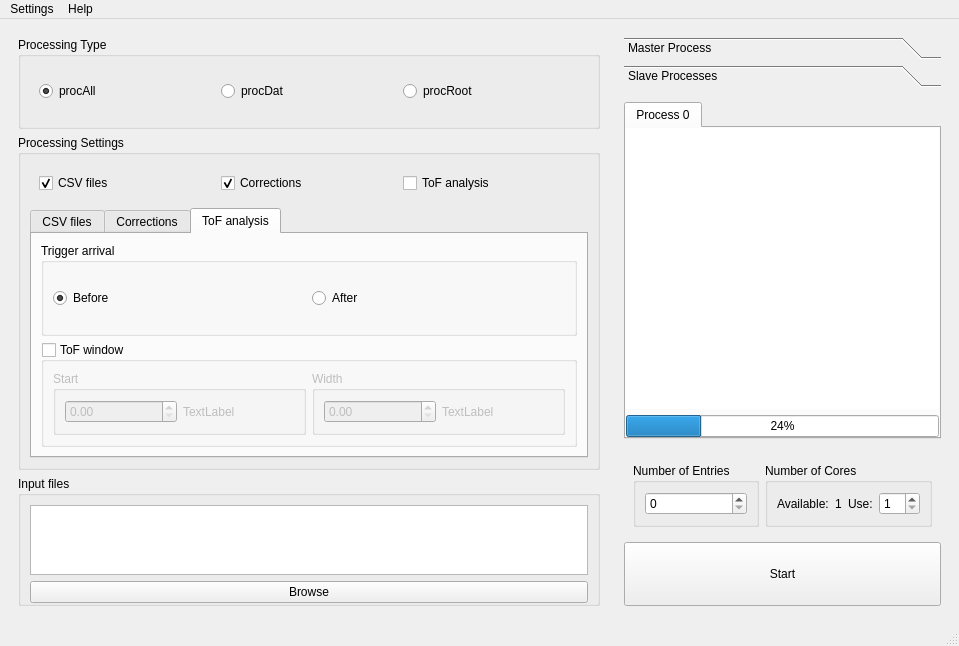
<?xml version="1.0" encoding="UTF-8"?>
<ui version="4.0">
 <class>MainWindow</class>
 <widget class="QMainWindow" name="MainWindow">
  <property name="geometry">
   <rect>
    <x>0</x>
    <y>0</y>
    <width>959</width>
    <height>646</height>
   </rect>
  </property>
  <property name="windowTitle">
   <string>Reducer</string>
  </property>
  <widget class="QWidget" name="centralwidget">
   <layout class="QHBoxLayout" name="horizontalLayout" stretch="2,1">
    <item>
     <widget class="QWidget" name="widget_2" native="true">
      <layout class="QVBoxLayout" name="verticalLayout_2" stretch="1,2,1">
       <item>
        <widget class="QGroupBox" name="proc_types">
         <property name="title">
          <string>Processing Type</string>
         </property>
         <layout class="QHBoxLayout" name="horizontalLayout_5">
          <item>
           <widget class="QWidget" name="widget_3" native="true">
            <layout class="QHBoxLayout" name="horizontalLayout_20">
             <item>
              <widget class="QRadioButton" name="procAll">
               <property name="toolTip">
                <string extracomment="test"/>
               </property>
               <property name="text">
                <string>procAll</string>
               </property>
               <property name="checked">
                <bool>true</bool>
               </property>
              </widget>
             </item>
             <item>
              <widget class="QRadioButton" name="procDat">
               <property name="text">
                <string>procDat</string>
               </property>
              </widget>
             </item>
             <item>
              <widget class="QRadioButton" name="procRoot">
               <property name="text">
                <string>procRoot</string>
               </property>
              </widget>
             </item>
            </layout>
           </widget>
          </item>
         </layout>
        </widget>
       </item>
       <item>
        <widget class="QGroupBox" name="settings_types">
         <property name="title">
          <string>Processing Settings</string>
         </property>
         <layout class="QVBoxLayout" name="verticalLayout_15">
          <item>
           <widget class="QWidget" name="widget_4" native="true">
            <layout class="QHBoxLayout" name="horizontalLayout_16">
             <item>
              <widget class="QCheckBox" name="csv_box">
               <property name="text">
                <string>CSV files</string>
               </property>
               <property name="checked">
                <bool>true</bool>
               </property>
              </widget>
             </item>
             <item>
              <widget class="QCheckBox" name="corr_box">
               <property name="text">
                <string>Corrections</string>
               </property>
               <property name="checked">
                <bool>true</bool>
               </property>
              </widget>
             </item>
             <item>
              <widget class="QCheckBox" name="tof_box">
               <property name="text">
                <string>ToF analysis</string>
               </property>
              </widget>
             </item>
            </layout>
           </widget>
          </item>
          <item>
           <widget class="QTabWidget" name="setting_tabs">
            <property name="enabled">
             <bool>true</bool>
            </property>
            <property name="currentIndex">
             <number>2</number>
            </property>
            <widget class="QWidget" name="csv_tab">
             <property name="enabled">
              <bool>true</bool>
             </property>
             <attribute name="title">
              <string>CSV files</string>
             </attribute>
             <layout class="QHBoxLayout" name="horizontalLayout_8">
              <item>
               <widget class="QWidget" name="csv_control" native="true">
                <layout class="QHBoxLayout" name="horizontalLayout_9" stretch="1,1">
                 <property name="leftMargin">
                  <number>0</number>
                 </property>
                 <property name="topMargin">
                  <number>0</number>
                 </property>
                 <property name="rightMargin">
                  <number>0</number>
                 </property>
                 <property name="bottomMargin">
                  <number>0</number>
                 </property>
                 <item>
                  <widget class="QGroupBox" name="csv_variable_types">
                   <property name="title">
                    <string>Variables</string>
                   </property>
                   <layout class="QHBoxLayout" name="horizontalLayout_10">
                    <item>
                     <widget class="QGroupBox" name="csv_detector">
                      <property name="title">
                       <string>Detector</string>
                      </property>
                      <layout class="QVBoxLayout" name="verticalLayout_8">
                       <item>
                        <widget class="QCheckBox" name="csv_col_box">
                         <property name="text">
                          <string>Col</string>
                         </property>
                         <property name="checked">
                          <bool>true</bool>
                         </property>
                        </widget>
                       </item>
                       <item>
                        <widget class="QCheckBox" name="csv_row_box">
                         <property name="text">
                          <string>Row</string>
                         </property>
                         <property name="checked">
                          <bool>true</bool>
                         </property>
                        </widget>
                       </item>
                       <item>
                        <widget class="QCheckBox" name="csv_toa_box">
                         <property name="text">
                          <string>ToA</string>
                         </property>
                         <property name="checked">
                          <bool>true</bool>
                         </property>
                        </widget>
                       </item>
                       <item>
                        <widget class="QCheckBox" name="csv_tot_box">
                         <property name="text">
                          <string>ToT</string>
                         </property>
                         <property name="checked">
                          <bool>true</bool>
                         </property>
                        </widget>
                       </item>
                      </layout>
                     </widget>
                    </item>
                    <item>
                     <widget class="QGroupBox" name="csv_trigger">
                      <property name="title">
                       <string>Trigger</string>
                      </property>
                      <layout class="QVBoxLayout" name="verticalLayout_7">
                       <item>
                        <widget class="QCheckBox" name="csv_id_box">
                         <property name="text">
                          <string>ID</string>
                         </property>
                         <property name="checked">
                          <bool>true</bool>
                         </property>
                        </widget>
                       </item>
                       <item>
                        <widget class="QCheckBox" name="csv_time_box">
                         <property name="text">
                          <string>Time</string>
                         </property>
                         <property name="checked">
                          <bool>true</bool>
                         </property>
                        </widget>
                       </item>
                       <item>
                        <widget class="QCheckBox" name="csv_tof_box">
                         <property name="enabled">
                          <bool>false</bool>
                         </property>
                         <property name="text">
                          <string>ToA - Trigger</string>
                         </property>
                         <property name="checked">
                          <bool>false</bool>
                         </property>
                        </widget>
                       </item>
                      </layout>
                     </widget>
                    </item>
                   </layout>
                  </widget>
                 </item>
                 <item>
                  <widget class="QGroupBox" name="csv_output_types">
                   <property name="title">
                    <string>Output</string>
                   </property>
                   <layout class="QHBoxLayout" name="horizontalLayout_11">
                    <item>
                     <widget class="QGroupBox" name="csv_file_types">
                      <property name="title">
                       <string>File Type</string>
                      </property>
                      <layout class="QVBoxLayout" name="verticalLayout_4">
                       <item>
                        <widget class="QRadioButton" name="csv_both">
                         <property name="text">
                          <string>Both</string>
                         </property>
                        </widget>
                       </item>
                       <item>
                        <widget class="QRadioButton" name="csv_raw">
                         <property name="text">
                          <string>Raw</string>
                         </property>
                        </widget>
                       </item>
                       <item>
                        <widget class="QRadioButton" name="csv_corrected">
                         <property name="text">
                          <string>Corrected</string>
                         </property>
                         <property name="checked">
                          <bool>true</bool>
                         </property>
                        </widget>
                       </item>
                      </layout>
                     </widget>
                    </item>
                    <item>
                     <widget class="QGroupBox" name="csv_file_settings">
                      <property name="title">
                       <string>File Settings</string>
                      </property>
                      <layout class="QVBoxLayout" name="verticalLayout_6">
                       <item>
                        <widget class="QCheckBox" name="csv_single_box">
                         <property name="text">
                          <string>single file</string>
                         </property>
                         <property name="checked">
                          <bool>true</bool>
                         </property>
                        </widget>
                       </item>
                       <item>
                        <widget class="QGroupBox" name="csv_lines">
                         <property name="enabled">
                          <bool>false</bool>
                         </property>
                         <property name="title">
                          <string>Lines per file</string>
                         </property>
                         <layout class="QVBoxLayout" name="verticalLayout_9">
                          <item>
                           <widget class="QSpinBox" name="csv_line_count"/>
                          </item>
                         </layout>
                        </widget>
                       </item>
                      </layout>
                     </widget>
                    </item>
                   </layout>
                  </widget>
                 </item>
                </layout>
               </widget>
              </item>
             </layout>
            </widget>
            <widget class="QWidget" name="corr_tab">
             <attribute name="title">
              <string>Corrections</string>
             </attribute>
             <layout class="QVBoxLayout" name="verticalLayout_10">
              <item>
               <widget class="QWidget" name="corr_control" native="true">
                <layout class="QVBoxLayout" name="verticalLayout_13" stretch="1,2">
                 <property name="leftMargin">
                  <number>0</number>
                 </property>
                 <property name="topMargin">
                  <number>0</number>
                 </property>
                 <property name="rightMargin">
                  <number>0</number>
                 </property>
                 <property name="bottomMargin">
                  <number>0</number>
                 </property>
                 <item>
                  <widget class="QGroupBox" name="corr_centroid">
                   <property name="title">
                    <string>Centroiding</string>
                   </property>
                   <property name="checkable">
                    <bool>true</bool>
                   </property>
                   <layout class="QHBoxLayout" name="horizontalLayout_12">
                    <item>
                     <widget class="QGroupBox" name="corr_centroid_gap">
                      <property name="title">
                       <string>Pixel Gap</string>
                      </property>
                      <layout class="QHBoxLayout" name="horizontalLayout_14">
                       <item>
                        <widget class="QSpinBox" name="corr_centroid_gap_size"/>
                       </item>
                       <item>
                        <widget class="QLabel" name="corr_centroid_gap_text">
                         <property name="text">
                          <string>allowed hit distance</string>
                         </property>
                        </widget>
                       </item>
                      </layout>
                     </widget>
                    </item>
                    <item>
                     <widget class="QGroupBox" name="corr_centroid_window">
                      <property name="title">
                       <string>Time Window</string>
                      </property>
                      <layout class="QHBoxLayout" name="horizontalLayout_13">
                       <item>
                        <widget class="QDoubleSpinBox" name="corr_centroid_window_size"/>
                       </item>
                       <item>
                        <widget class="QLabel" name="corr_centroid_window_text">
                         <property name="text">
                          <string>time scan width</string>
                         </property>
                        </widget>
                       </item>
                      </layout>
                     </widget>
                    </item>
                   </layout>
                  </widget>
                 </item>
                 <item>
                  <widget class="QGroupBox" name="corr_timewalk">
                   <property name="title">
                    <string>Timewalk</string>
                   </property>
                   <property name="checkable">
                    <bool>true</bool>
                   </property>
                   <layout class="QHBoxLayout" name="horizontalLayout_15" stretch="1,3">
                    <item>
                     <widget class="QWidget" name="corr_timewalk_type" native="true">
                      <layout class="QVBoxLayout" name="verticalLayout_11">
                       <property name="leftMargin">
                        <number>0</number>
                       </property>
                       <property name="topMargin">
                        <number>0</number>
                       </property>
                       <property name="rightMargin">
                        <number>0</number>
                       </property>
                       <property name="bottomMargin">
                        <number>0</number>
                       </property>
                       <item>
                        <widget class="QRadioButton" name="corr_timewalk_new">
                         <property name="text">
                          <string>New</string>
                         </property>
                         <property name="checked">
                          <bool>true</bool>
                         </property>
                        </widget>
                       </item>
                       <item>
                        <widget class="QRadioButton" name="corr_timewalk_load">
                         <property name="text">
                          <string>Load</string>
                         </property>
                        </widget>
                       </item>
                      </layout>
                     </widget>
                    </item>
                    <item>
                     <widget class="QWidget" name="corr_timewalk_file" native="true">
                      <layout class="QVBoxLayout" name="verticalLayout_14">
                       <property name="leftMargin">
                        <number>0</number>
                       </property>
                       <property name="topMargin">
                        <number>0</number>
                       </property>
                       <property name="rightMargin">
                        <number>0</number>
                       </property>
                       <property name="bottomMargin">
                        <number>0</number>
                       </property>
                       <item>
                        <widget class="QLineEdit" name="corr_timewalk_edit"/>
                       </item>
                       <item>
                        <widget class="QPushButton" name="corr_timewalk_browse">
                         <property name="text">
                          <string>Browse</string>
                         </property>
                        </widget>
                       </item>
                      </layout>
                     </widget>
                    </item>
                   </layout>
                  </widget>
                 </item>
                </layout>
               </widget>
              </item>
             </layout>
            </widget>
            <widget class="QWidget" name="tof_tab">
             <attribute name="title">
              <string>ToF analysis</string>
             </attribute>
             <layout class="QVBoxLayout" name="verticalLayout_16">
              <item>
               <widget class="QWidget" name="tof_control" native="true">
                <layout class="QVBoxLayout" name="verticalLayout_17">
                 <property name="leftMargin">
                  <number>0</number>
                 </property>
                 <property name="topMargin">
                  <number>0</number>
                 </property>
                 <property name="rightMargin">
                  <number>0</number>
                 </property>
                 <property name="bottomMargin">
                  <number>0</number>
                 </property>
                 <item>
                  <widget class="QGroupBox" name="tof_trigger">
                   <property name="title">
                    <string>Trigger arrival</string>
                   </property>
                   <layout class="QHBoxLayout" name="horizontalLayout_7">
                    <item>
                     <widget class="QRadioButton" name="tof_trigger_before">
                      <property name="text">
                       <string>Before</string>
                      </property>
                      <property name="checked">
                       <bool>true</bool>
                      </property>
                     </widget>
                    </item>
                    <item>
                     <widget class="QRadioButton" name="tof_trigger_after">
                      <property name="text">
                       <string>After</string>
                      </property>
                     </widget>
                    </item>
                   </layout>
                  </widget>
                 </item>
                 <item>
                  <widget class="QGroupBox" name="tof_window">
                   <property name="title">
                    <string>ToF window</string>
                   </property>
                   <property name="checkable">
                    <bool>true</bool>
                   </property>
                   <property name="checked">
                    <bool>false</bool>
                   </property>
                   <layout class="QHBoxLayout" name="horizontalLayout_17">
                    <item>
                     <widget class="QGroupBox" name="tof_window_start">
                      <property name="title">
                       <string>Start</string>
                      </property>
                      <layout class="QHBoxLayout" name="horizontalLayout_19">
                       <item>
                        <widget class="QDoubleSpinBox" name="tof_window_start_value"/>
                       </item>
                       <item>
                        <widget class="QLabel" name="label_4">
                         <property name="text">
                          <string>TextLabel</string>
                         </property>
                        </widget>
                       </item>
                      </layout>
                     </widget>
                    </item>
                    <item>
                     <widget class="QGroupBox" name="tof_window_width">
                      <property name="title">
                       <string>Width</string>
                      </property>
                      <layout class="QHBoxLayout" name="horizontalLayout_18">
                       <item>
                        <widget class="QDoubleSpinBox" name="tof_window_width_value"/>
                       </item>
                       <item>
                        <widget class="QLabel" name="label_5">
                         <property name="text">
                          <string>TextLabel</string>
                         </property>
                        </widget>
                       </item>
                      </layout>
                     </widget>
                    </item>
                   </layout>
                  </widget>
                 </item>
                </layout>
               </widget>
              </item>
             </layout>
            </widget>
           </widget>
          </item>
         </layout>
        </widget>
       </item>
       <item>
        <widget class="QGroupBox" name="groupBox_5">
         <property name="title">
          <string>Input files</string>
         </property>
         <layout class="QVBoxLayout" name="verticalLayout_12">
          <property name="bottomMargin">
           <number>0</number>
          </property>
          <item>
           <widget class="QPlainTextEdit" name="browse_text"/>
          </item>
          <item>
           <widget class="QPushButton" name="browse_button">
            <property name="text">
             <string>Browse</string>
            </property>
           </widget>
          </item>
         </layout>
        </widget>
       </item>
      </layout>
     </widget>
    </item>
    <item>
     <widget class="QWidget" name="widget" native="true">
      <layout class="QVBoxLayout" name="verticalLayout" stretch="10,1,3">
       <item>
        <widget class="QToolBox" name="toolBox">
         <property name="frameShape">
          <enum>QFrame::NoFrame</enum>
         </property>
         <property name="currentIndex">
          <number>1</number>
         </property>
         <widget class="QWidget" name="master_page">
          <property name="geometry">
           <rect>
            <x>0</x>
            <y>0</y>
            <width>337</width>
            <height>342</height>
           </rect>
          </property>
          <attribute name="label">
           <string>Master Process</string>
          </attribute>
          <layout class="QVBoxLayout" name="verticalLayout_5">
           <property name="leftMargin">
            <number>0</number>
           </property>
           <property name="rightMargin">
            <number>0</number>
           </property>
           <item>
            <widget class="QPlainTextEdit" name="master_text">
             <property name="frameShape">
              <enum>QFrame::StyledPanel</enum>
             </property>
            </widget>
           </item>
          </layout>
         </widget>
         <widget class="QWidget" name="slave_page">
          <property name="geometry">
           <rect>
            <x>0</x>
            <y>0</y>
            <width>337</width>
            <height>342</height>
           </rect>
          </property>
          <attribute name="label">
           <string>Slave Processes</string>
          </attribute>
          <layout class="QHBoxLayout" name="horizontalLayout_6">
           <property name="leftMargin">
            <number>0</number>
           </property>
           <property name="rightMargin">
            <number>0</number>
           </property>
           <item>
            <widget class="QTabWidget" name="slave_tab">
             <property name="currentIndex">
              <number>0</number>
             </property>
             <widget class="QWidget" name="slave_tab_0">
              <attribute name="title">
               <string>Process 0</string>
              </attribute>
              <layout class="QVBoxLayout" name="verticalLayout_3">
               <property name="leftMargin">
                <number>0</number>
               </property>
               <property name="topMargin">
                <number>0</number>
               </property>
               <property name="rightMargin">
                <number>0</number>
               </property>
               <property name="bottomMargin">
                <number>0</number>
               </property>
               <item>
                <widget class="QPlainTextEdit" name="slave_tab_0_text">
                 <property name="frameShape">
                  <enum>QFrame::NoFrame</enum>
                 </property>
                 <property name="readOnly">
                  <bool>true</bool>
                 </property>
                </widget>
               </item>
               <item>
                <widget class="QProgressBar" name="slave_tab_0_progress">
                 <property name="value">
                  <number>24</number>
                 </property>
                </widget>
               </item>
              </layout>
             </widget>
            </widget>
           </item>
          </layout>
         </widget>
        </widget>
       </item>
       <item>
        <widget class="QWidget" name="process_control" native="true">
         <layout class="QHBoxLayout" name="horizontalLayout_2">
          <item>
           <widget class="QGroupBox" name="process_entries">
            <property name="title">
             <string>Number of Entries</string>
            </property>
            <layout class="QHBoxLayout" name="horizontalLayout_4">
             <item>
              <widget class="QSpinBox" name="process_entries_value"/>
             </item>
            </layout>
           </widget>
          </item>
          <item>
           <spacer name="horizontalSpacer_2">
            <property name="orientation">
             <enum>Qt::Horizontal</enum>
            </property>
            <property name="sizeType">
             <enum>QSizePolicy::Preferred</enum>
            </property>
            <property name="sizeHint" stdset="0">
             <size>
              <width>20</width>
              <height>20</height>
             </size>
            </property>
           </spacer>
          </item>
          <item>
           <widget class="QGroupBox" name="process_cores">
            <property name="title">
             <string>Number of Cores</string>
            </property>
            <layout class="QHBoxLayout" name="horizontalLayout_3">
             <item>
              <widget class="QLabel" name="label">
               <property name="text">
                <string>Available:</string>
               </property>
              </widget>
             </item>
             <item>
              <widget class="QLabel" name="process_cores_max">
               <property name="text">
                <string>1</string>
               </property>
              </widget>
             </item>
             <item>
              <spacer name="horizontalSpacer">
               <property name="orientation">
                <enum>Qt::Horizontal</enum>
               </property>
               <property name="sizeType">
                <enum>QSizePolicy::Preferred</enum>
               </property>
               <property name="sizeHint" stdset="0">
                <size>
                 <width>20</width>
                 <height>20</height>
                </size>
               </property>
              </spacer>
             </item>
             <item>
              <widget class="QLabel" name="label_3">
               <property name="text">
                <string>Use:</string>
               </property>
              </widget>
             </item>
             <item>
              <widget class="QSpinBox" name="process_cores_value">
               <property name="minimum">
                <number>1</number>
               </property>
              </widget>
             </item>
            </layout>
           </widget>
          </item>
         </layout>
        </widget>
       </item>
       <item>
        <widget class="QPushButton" name="pushButton">
         <property name="minimumSize">
          <size>
           <width>0</width>
           <height>64</height>
          </size>
         </property>
         <property name="text">
          <string>Start</string>
         </property>
        </widget>
       </item>
      </layout>
     </widget>
    </item>
   </layout>
  </widget>
  <widget class="QMenuBar" name="menubar">
   <property name="geometry">
    <rect>
     <x>0</x>
     <y>0</y>
     <width>959</width>
     <height>27</height>
    </rect>
   </property>
   <widget class="QMenu" name="menuSettings">
    <property name="title">
     <string>Settings</string>
    </property>
   </widget>
   <widget class="QMenu" name="menuHelp">
    <property name="title">
     <string>Help</string>
    </property>
   </widget>
   <addaction name="menuSettings"/>
   <addaction name="menuHelp"/>
  </widget>
  <widget class="QStatusBar" name="statusbar"/>
 </widget>
 <resources/>
 <connections>
  <connection>
   <sender>csv_box</sender>
   <signal>toggled(bool)</signal>
   <receiver>csv_control</receiver>
   <slot>setEnabled(bool)</slot>
   <hints>
    <hint type="sourcelabel">
     <x>117</x>
     <y>144</y>
    </hint>
    <hint type="destinationlabel">
     <x>285</x>
     <y>302</y>
    </hint>
   </hints>
  </connection>
  <connection>
   <sender>csv_single_box</sender>
   <signal>toggled(bool)</signal>
   <receiver>csv_lines</receiver>
   <slot>setDisabled(bool)</slot>
   <hints>
    <hint type="sourcelabel">
     <x>477</x>
     <y>273</y>
    </hint>
    <hint type="destinationlabel">
     <x>477</x>
     <y>330</y>
    </hint>
   </hints>
  </connection>
  <connection>
   <sender>corr_box</sender>
   <signal>toggled(bool)</signal>
   <receiver>corr_control</receiver>
   <slot>setEnabled(bool)</slot>
   <hints>
    <hint type="sourcelabel">
     <x>289</x>
     <y>144</y>
    </hint>
    <hint type="destinationlabel">
     <x>285</x>
     <y>313</y>
    </hint>
   </hints>
  </connection>
  <connection>
   <sender>tof_box</sender>
   <signal>toggled(bool)</signal>
   <receiver>csv_tof_box</receiver>
   <slot>setEnabled(bool)</slot>
   <hints>
    <hint type="sourcelabel">
     <x>477</x>
     <y>153</y>
    </hint>
    <hint type="destinationlabel">
     <x>219</x>
     <y>375</y>
    </hint>
   </hints>
  </connection>
 </connections>
</ui>
